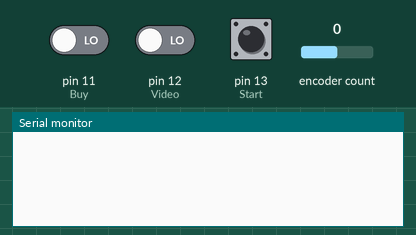
Bench run of a sketch on a simulated Arduino Uno, built with avr-gcc and run on an emulated ATmega328P. Shown: the last lines printed to the serial monitor. The test bench sets the inputs (shaded band); at power-on: pin 13 (Start) LOW, pin 11 (Buy) LOW, encoder count 0, pin 12 (Video) LOW.

Above: at 1.2 s.
1.3 s: pin 13 (Start) pulled HIGH for 0.15 s
At 2.5 s:
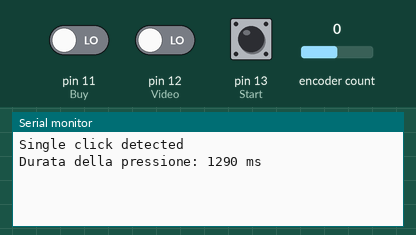
2.9 s: pin 13 (Start) pulled HIGH for 1 s
At 3.7 s:
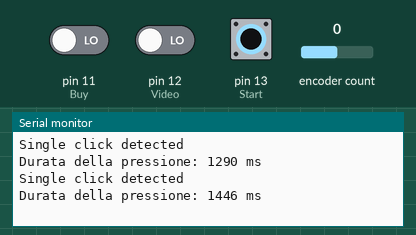
5.4 s: pin 11 (Buy) driven HIGH and pin 13 (Start) driven HIGH
At 5.9 s:
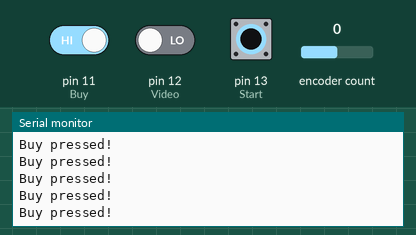

The sketch:

arduino_test.ino
```cpp
#include "OneButton.h"
#include <Encoder.h>

// Pin dell'encoder
const int EncoderPinA = 2;
const int EncoderPinB = 3;

// Inizializza l'oggetto encoder
Encoder myEnc(EncoderPinA, EncoderPinB);

long oldEncoderValue = 0;     // Valore precedente dell'encoder (tipo long)
long selectedValue = 0;       // Valore selezionato dall'encoder (potrebbe essere un'opzione, una quantità, ecc.)
const int encoderDivisor = 4; // Divisore per ridurre il numero di conteggi

// Pulsanti
const int Start = 13, Video = 12, Buy = 11;
bool Start_State, Video_State, Buy_State;
bool lastStartState = LOW; // Variabile per tracciare l'ultimo stato del pulsante Start

// Variabili per la gestione del pulsante Start
unsigned long lastPressTime = 0;
unsigned long pressDuration = 0;
int pressCount = 0;
const unsigned long shortPressTime = 1500;     // Durata massima per un "short press" (in millisecondi)
const unsigned long doublePressInterval = 200; // Intervallo massimo tra due pressioni per un "double press" (in millisecondi)
const unsigned long debounceDelay = 100;       // Ritardo per il debounce (in millisecondi)

// OneButton
OneButton button1(3, true);

bool buttonPressed = false; // Variabile per tracciare lo stato del pulsante

// Variabili per debounce
unsigned long debounce_duration = 50; // Durata del debounce (in millisecondi)
int previous_button_state = HIGH;     // Stato precedente del pulsante
int current_button_state = HIGH;      // Stato attuale del pulsante
unsigned long last_debounce_time = 0; // Tempo dell'ultimo cambiamento di stato del pulsante
unsigned long press_start_time;       // Tempo di inizio della pressione del pulsante
unsigned long release_time;           // Durata della pressione del pulsante

void setup()
{
  Serial.begin(9600);

  // Configura i pin dei pulsanti
  pinMode(Start, INPUT);
  pinMode(Video, INPUT);
  pinMode(Buy, INPUT);

  // Configura OneButton
  button1.attachClick(click1);
  button1.attachDoubleClick(doubleclick1);
  button1.attachDuringLongPress(longPress1);
}

void loop()
{
  // Lettura ingressi digitali
  Start_State = digitalRead(Start);
  Video_State = digitalRead(Video);
  Buy_State = digitalRead(Buy);

  // Gestione del pulsante Start con debounce
  if (debounced_button_press_check(Start, LOW))
  {
    press_start_time = millis(); // Registra il tempo di inizio della pressione
    while (!debounced_button_press_check(Start, HIGH))
      ;
    release_time = millis() - press_start_time; // Calcola la durata della pressione

    if (release_time > shortPressTime)
    {
      Serial.println("Long press detected");
    }
    else
    {
      // Controlla per singola o doppia pressione entro un intervallo di tempo specifico
      while (1)
      {
        if (debounced_button_press_check(Start, LOW))
        {
          Serial.println("Double click detected");
          break;
        }
        if ((millis() - press_start_time) > doublePressInterval)
        {
          Serial.println("Single click detected");
          break;
        }
      }
    }
    Serial.print("Durata della pressione: ");
    Serial.print(release_time);
    Serial.println(" ms"); // Stampa la durata della pressione
  }

  // Gestione del pulsante Video
  if (Video_State == HIGH)
  {
    Serial.println("Video pressed!");
  }

  // Gestione del pulsante Buy
  if (Buy_State == HIGH)
  {
    Serial.println("Buy pressed!");
  }

  // Leggi la posizione corrente dell'encoder
  long newEncoderValue = myEnc.read();

  // Verifica se l'encoder ha cambiato posizione
  if (newEncoderValue != oldEncoderValue)
  {
    // Calcola il nuovo valore da selezionare (incrementa/decrementa di 1)
    if (newEncoderValue % encoderDivisor == 0)
    {
      if (newEncoderValue > oldEncoderValue)
      {
        selectedValue++; // Incrementa il valore
      }
      else
      {
        selectedValue--; // Decrementa il valore
      }

      // Stampa il valore selezionato per il debug
      Serial.print("Selected Value: ");
      Serial.println(selectedValue);

      oldEncoderValue = newEncoderValue; // Aggiorna il valore precedente dell'encoder
    }
  }

  // Gestione OneButton
  button1.tick();
  delay(10);
}

// Funzione per il debounce del pulsante
bool debounced_button_press_check(int pin, bool expected_state)
{
  int button_reading = digitalRead(pin);

  // Se lo stato del pulsante è cambiato, resetta il timer del debounce
  if (button_reading != previous_button_state)
  {
    last_debounce_time = millis();
  }
  previous_button_state = button_reading;

  // Se lo stato è rimasto stabile oltre la durata del debounce, consideralo valido
  if ((millis() - last_debounce_time) > debounce_duration)
  {
    if (button_reading != current_button_state)
    {
      current_button_state = button_reading;
      if (current_button_state == expected_state)
      {
        return true; // Ritorna true se lo stato desiderato è rilevato
      }
    }
  }
  return false; // Ritorna false se non è rilevata una pressione valida
}

void click1()
{
  Serial.println("Single click detected!");
}

void doubleclick1()
{
  Serial.println("Double click detected!");
}

void longPress1()
{
  Serial.println("Long press detected!");
}
```

Measured:
- after the input at 1.3 s, the serial monitor: prints a new line after 0.05 s (image 1)
- after the input at 2.9 s, the serial monitor: prints a new line after 0.07 s (image 2)
- after the input at 5.4 s, the serial monitor: prints a new line after 0.07 s (image 3)
